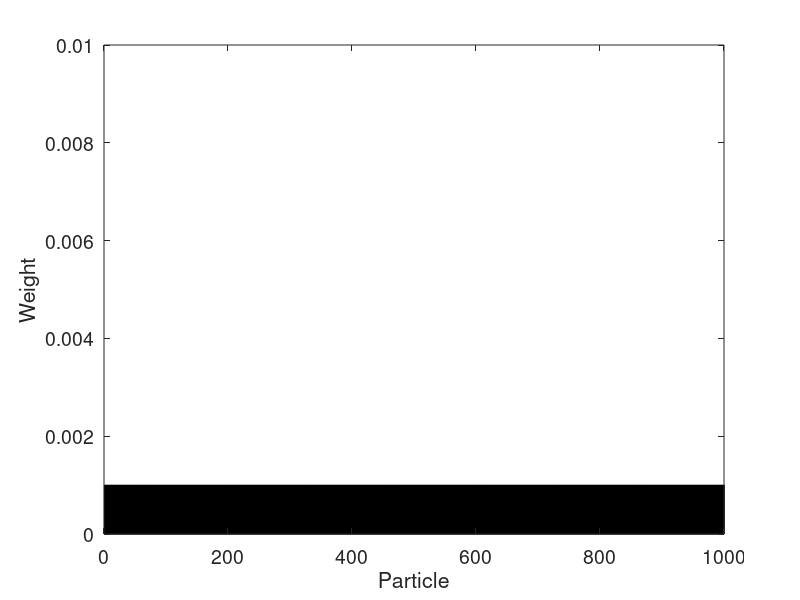
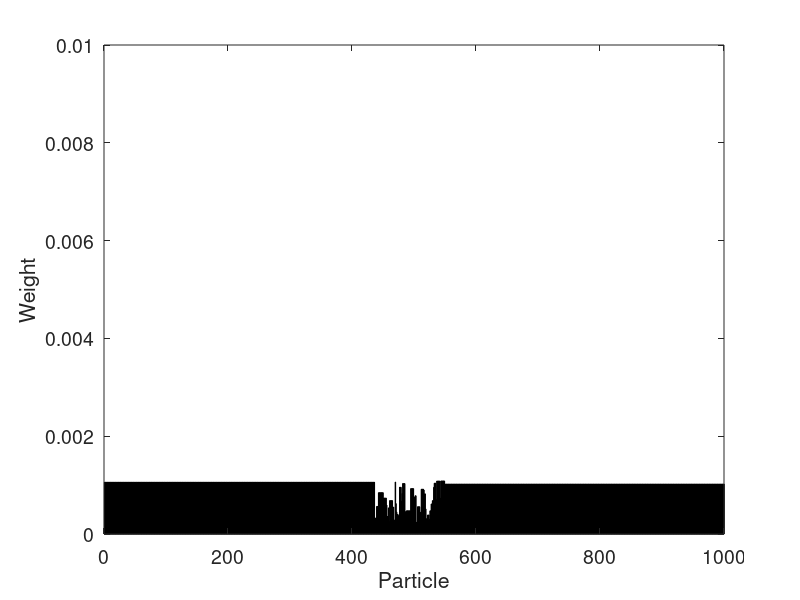
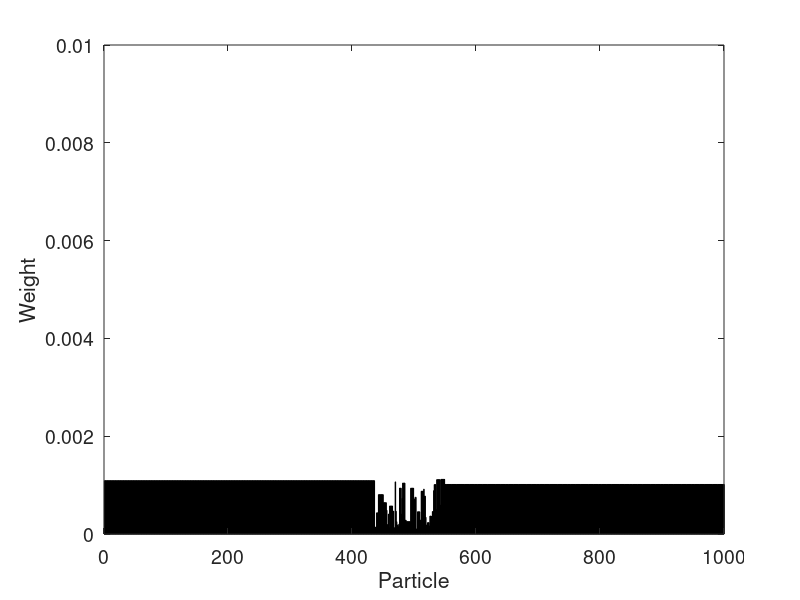
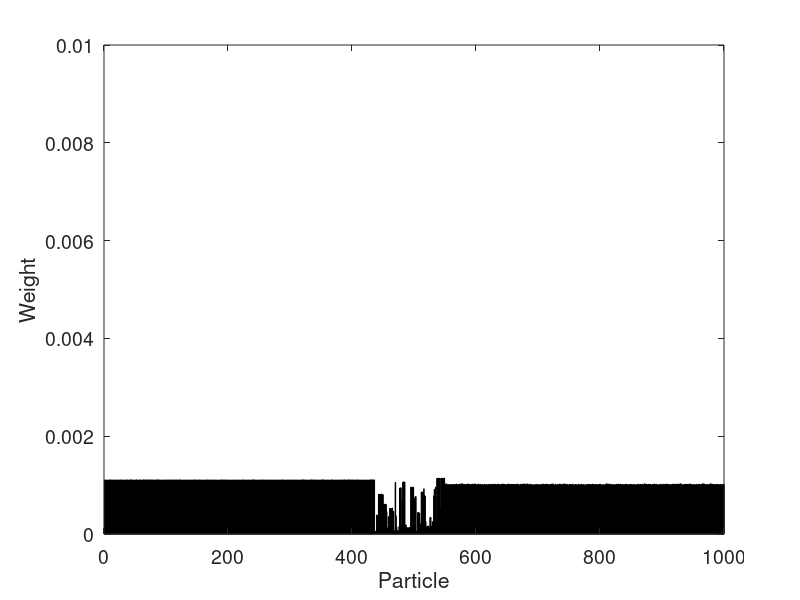

The MATLAB script that drew these images, in order: (Note: a time limit stopped this script after it produced the figures.)
clc;
close all

Table = dlmread("magnets-data.txt");

actualPos = Table(:,1);
actualVel = Table(:,2);
sensorRead = Table(:,3);


%Number of Particles
M = 1000;

%Initialization

%Magnet Position
xm1 = -10;
xm2 = 10;

%S.D
sigmaM = 4;

%State Transition
XState = zeros(1,M);
XVel = zeros(1,M);

XPrevState = zeros(1,M);
XPrevVel = zeros(1,M);

%Weights
wts = ones(1,M) * 1/M;
wtsPrev = ones(1,M) * 1/M;
wtsUN = ones(1,M) * 1/M;

ytP = zeros(1,M);

%Resampling
Q = zeros(1,M);
T = zeros(1,M+1);

%For Weights Plotting
weightsBeforeReset = zeros(1,M);
weightsReset = zeros(1,M);

%Number of resampling 
ResampleCount = 0;

%Flag to track weight plot
start = 0;

%Plots start when resampling count is:
luckyNum = 17;

%Resample when particles go below RS percentage
RS = 0.5;

%Output
output = zeros(1,length(sensorRead));

%X-axis to plot filter output
X1 = 1 : length(sensorRead);
%X-axis to plot weights
X2 = 1 : M;

for t = 1:length(sensorRead)
    
    for i = 1:M
            
            %State Transition
            XState(i) = XPrevState(i) + XPrevVel(i) ;
            
            if( XPrevState(i) < -20)
                XVel(i) = 2;
            
            elseif (XPrevState(i) > 20)
                XVel(i) = -2;
            
            elseif (XPrevState(i) >= 0 && XPrevState(i) <= 20 ) 
                XVel(i) = XPrevVel(i) - abs(randn * 0.0625);
            
            elseif (XPrevState(i) >= -20 && XPrevState(i) < 0)
                XVel(i) = XPrevVel(i) + abs(randn * 0.0625);
            end
   
            %Update weight
            
            ytP(i) = (1 / (sqrt(2*pi) * sigmaM))  * exp( -((XPrevState(i) - xm1  )^2) / (2 * (sigmaM^2) )) + (1 / (sqrt(2*pi) * sigmaM))  * exp( -((XPrevState(i) - xm2  )^2) / (2 * (sigmaM^2) ));
            
            prob = ((1 / (sqrt(2*pi) * 0.003906)) * exp ( - ((ytP(i) - sensorRead(t) )^2) / (2 * (0.003906^2) )));
            
            wtsUN(i) = wtsPrev(i) * prob;
            wtsPrev(i) = wtsUN(i);

            XPrevState(i) = XState(i);
            XPrevVel(i) = XVel(i);
            
    end
    
    %Normalize weights
    %Initialization
    wtsSum = 0;
    Exp = 0;
    CV = 0;
    Index = zeros(1,M);
    
    %Find cumulative weight sum
    for k = 1:M
        wtsSum = wtsSum + wtsUN(k) ;
    end
    
    %Normalize weights
    for k = 1:M
        wts(k) = wtsUN(k) / wtsSum ;  
    end
     
    %Calculated Expected Filter Output and Co-eff of variation
    for k = 1:M
        %Expected Filter Output
        Exp = Exp +  (wts(k) *  XState(k));
        
        %Coefficient of variation
        CV = CV + (((M * wts(k)) - 1) ^ 2);
    end
    CV = 1/M * CV;
    
    %Store Expected filter output for plotting
    output(t) = Exp;
    
    %Effective Sampling Size
    ESS = M / (1 + CV);
    
    %Plot weights if flag is on
    if(start)
        figure(t)
        bar(X2, wts,'k')
        axis([0 M 0 (1/M)*10])
        xlabel('Particle');
        ylabel('Weight');
        set(gca,'FontSize',14)
        fname = strcat('/Report/Figures/', num2str(t), '.eps');
        saveas(figure(t),[pwd fname]);
        disp(strcat('iteration = ',num2str(t), ' ESS = ', num2str(ESS) ))

        
    end
    
    %Resampling
     if( ESS < RS * M )
        
        %Track the number of times Resampled 
        ResampleCount = ResampleCount + 1;
        
        %Check for lucky resampling number
        if(ResampleCount == luckyNum)
            start = 1;
        end
        
        %Cumulative Weights Q
        Q(1) = wts(1); 
        for k = 2:M
            Q(k) = Q(k-1) + wts(k); 
        end
                
        %Guesses
        T = rand(1,M);
        T(k+1) = 1;
                
        %Sorting the Guesses
        T = sort(T);
                
        i = 1;
        j = 1;
                
        while( i <= M )
            
            %Find good particle indices
            if( T(i) < Q(j) )
                Index(i) = j;
                i = i+1;
            else
                j = j+1;
            end
                    
        end
         
%         Replace Bad Particles with good particles
        for i = 1:M
            XState(i) = XState(Index(i));
            XPrevState(i) = XPrevState(Index(i));
            
            XVel(i) = XVel(Index(i));
            XPrevVel(i) = XPrevVel(Index(i)) ; 
            
            wts(i) = 1/M;
            wtsPrev(i) = 1/M;
            wtsUN(i) = 1/M;
        end
        
        %Plot resampled weights
        if(start)
            figure(t)
            bar(X2, wts, 'k');
            axis([0 M 0 (1/M)*10]);
            set(gca,'FontSize',14);
            xlabel('Particle');
            ylabel('Weight');
            fname= strcat('/Report/Figures/', num2str(t), 'resampled.eps');
            saveas(figure(t),[pwd fname]);
            disp(strcat('iteration = ',num2str(t), ' ESS = ', num2str(ESS) ))
        end
        
        %After 1 full cycle after last resample
        if(ResampleCount == luckyNum + 1)
           start = 0;
        end
                
     end

end

% close all

figure(1)
plot(X1,actualPos, 'ko', 'LineWidth', 2 );
hold on
plot(X1,output, 'k','LineWidth',2)
hold off
xlabel("Time Samples");
ylabel("Position");
legend("Actual Position", "Filter Output");
axis([0 1109 -25 25])
set(gca,'FontSize',14)



disp("SUCCESS!!!!!!!")
